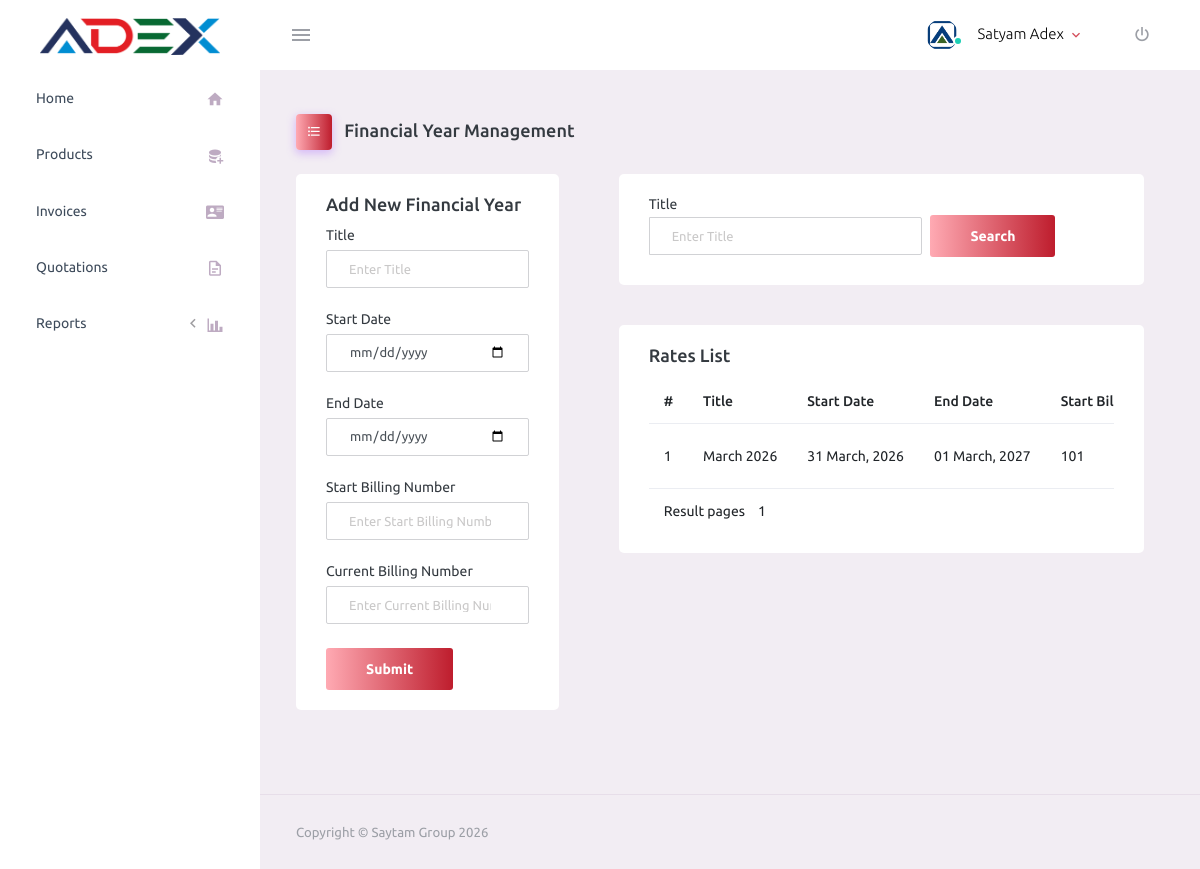
Page /financial-year.html (signed in) on the committed database.
### tables this page shows
CREATE TABLE `financial_years` (
  `id` int NOT NULL,
  `title` varchar(255) DEFAULT NULL,
  `start_date` date DEFAULT NULL,
  `end_date` date DEFAULT NULL,
  `start_billing_no` int DEFAULT NULL,
  `current_billing_no` int DEFAULT NULL,
  `status` tinyint DEFAULT '1',
  `created_at` datetime DEFAULT NULL
);

### FinancialYear/index.php (the view, shortened to what this page needs)
<?php
$sqlData = "where status != 3 ";
$postName = $Title = $Status = $StartDate = $EndDate = $StartBillingNo = $CurrentBillingNo ='';
$perpage=20;
if(!isset($_GET["page"]) || $_GET["page"] ==""){
    $page=1;
}else{
    $page=$_GET["page"];
}
$starter = (($page -1)*$perpage);
$sql = "SELECT * from financial_years $sqlData order by created_at desc limit $starter, $perpage ";
$sql2 = "SELECT * from financial_years $sqlData order by created_at desc";
$statement2 = $conn->prepare($sql2);
if(!$statement2->execute()){
    $returned_data['response_code'] = "-2";
    $returned_data['response_message'] = "Server error code -2(failed query)";
}
if ($statement2->rowCount() > 0){
    $statement2->setFetchMode(PDO::FETCH_ASSOC);
    $rows =$statement2->fetchAll();
    $countRows = $statement2->rowCount();
    $totalPages= ceil($countRows/$perpage);
}
$action = isset($_GET["action"])?$_GET["action"]:'';
$urlPrmas = "&action=". $action."&name=".$postName;
?>
<div class="main-panel">
<div class="content-wrapper">
  <div class="page-header">
    <h3 class="page-title"> <span class="page-title-icon bg-gradient-primary text-white mr-2"> <i class="mdi mdi-format-list-bulleted menu-icon"></i> </span> Financial Year Management </h3>
  </div>
  <div class="row">
    <div class="col-md-4 grid-margin stretch-card">
      <div class="card">
        <div class="card-body">
          <h4 class="card-title">Add New Financial Year</h4>
          <form class="forms-sample" method="post" action="">
            <div class="form-group">
              <label for="exampleInputUsername1">Title</label>
              <input type="text" class="form-control" id="title" name="title" required placeholder="Enter Title" value="<?php echo $Title; ?>">
            </div>
           <div class="form-group">
              <label for="exampleInputUsername1">Start Date</label>
              <input type="date" class="form-control" id="start_date" name="start_date" required value="<?php echo $StartDate; ?>">
            </div>
            <div class="form-group">
              <label for="exampleInputUsername1">End Date</label>
              <input type="date" class="form-control" id="end_date" name="end_date" required value="<?php echo $EndDate; ?>">
            </div>
            <div class="form-group">
              <label for="exampleInputUsername1">Start Billing Number</label>
              <input type="number" class="form-control" id="start_billing_no" name="start_billing_no" required placeholder="Enter Start Billing Number" value="<?php echo $StartBillingNo; ?>">
            </div>
            <div class="form-group">
              <label for="exampleInputUsername1">Current Billing Number</label>
              <input type="number" class="form-control" id="current_billing_no" name="current_billing_no" required placeholder="Enter Current Billing Number" value="<?php echo $CurrentBillingNo; ?>">
            </div>
            <button type="submit" class="btn btn-gradient-primary mr-2">Submit</button>
          </form>
        </div>
      </div>
    </div>
    <div class="col-md-8 ">
      <div class="col-md-12 grid-margin stretch-card">
        <div class="card">
          <div class="card-body">
            <form class="form-inline searchForm" method="get" action="">
              <div class="input-group mb-2 mr-sm-2">
                <label>Title</label>
                <input type="text" class="form-control" id="name" name="name" placeholder="Enter Title" value="<?php echo $postName; ?>">
              </div>
              <button type="submit" class="btn btn-gradient-primary mb-2" style="margin-top: 21px;">Search</button>
            </form>
          </div>
        </div>
      </div>
      <div class="col-md-12 grid-margin stretch-card">
        <div class="card">
          <div class="card-body">
            <h4 class="card-title">Rates List</h4>
            <div class="table-responsive">
              <table class="table">
                <thead>
                  <tr>
                    <th> # </th>
                    <th> Title </th>
                    <th> Start Date </th>
                    <th> End Date </th>
                    <th> Start Billing No. </th>
                  </tr>
                </thead>
                <tbody>
                  <?php
                $statement = $conn->prepare($sql);
                if(!$statement->execute()){
                    $returned_data['response_code'] = "-2";
                    $returned_data['response_message'] = "Server error code -2(failed query)";
                }
                if ($statement->rowCount() > 0){
                    $statement->setFetchMode(PDO::FETCH_ASSOC);
                    $rows =$statement->fetchAll();
                foreach($rows as $key => $row){
                    ?>
                  <tr>
                    <td><?php echo $key+1; ?></td>
                    <td><?php echo $row['title']; ?></td>
                    <td><?php echo isset($row['start_date'])?date('d F, Y',strtotime($row['start_date'])):'Not Available'?></td>
                    <td><?php echo isset($row['end_date'])?date('d F, Y',strtotime($row['end_date'])):'Not Available'?></td>
                    <td><?php echo $row['start_billing_no']; ?></td>
                  </tr>
                  <?php
                }
                ?>
                  <tr style="padding-bottom:20px">
                    <td colspan="9" class="admlsttxt">Result pages
                      <?php }
                            $start = $page-5;
                            if ($start <1)$start =1;
                            $ends = $page+5;
                            if ($ends > $totalPages)$ends =  $totalPages;
                            for ($i=$start;$i<=$ends;$i++){
                            if ($i== $page){
                                ?>
                      <?php echo $i;?>&nbsp;&nbsp;
                      <?php }else{ ?>
                      <a class="pageLink" href="<?php echo "financial-year.html?&page=".$i.$urlPrmas;?>" ><?php echo $i; ?></a>&nbsp;&nbsp;
                      <?php
                            }
                            }
                            if($totalPages > $page){ ?>
                      <?php if ($page <> $totalPages){ ?>
                      <a class="pageLink" href="<?php echo "financial-year.html?page=".($totalPages).$urlPrmas; ?>" >Last Page</a>&nbsp;&nbsp;&nbsp;&nbsp;<strong>(</strong><?php echo $page .'&nbsp;&nbsp;<strong>of</strong>&nbsp;&nbsp;'.$totalPages ?><strong>)</strong>
                      <?php } ?></td>
                  </tr>
                  <?php
                }
                ?>
                </tbody>
              </table>
            </div>
          </div>
        </div>
      </div>
    </div>
  </div>
</div>

### FinancialYear/index.php (style rules this page uses)
.searchForm label { display: block; width: 100%; font-size: 14px; margin-bottom: 5px; }

### rows in the picture
financial_years: title "March 2026", start_date "31 March, 2026", end_date "01 March, 2027", start_billing_no "101"

### other values in the picture
$_SESSION['Name'] "Satyam Adex"
